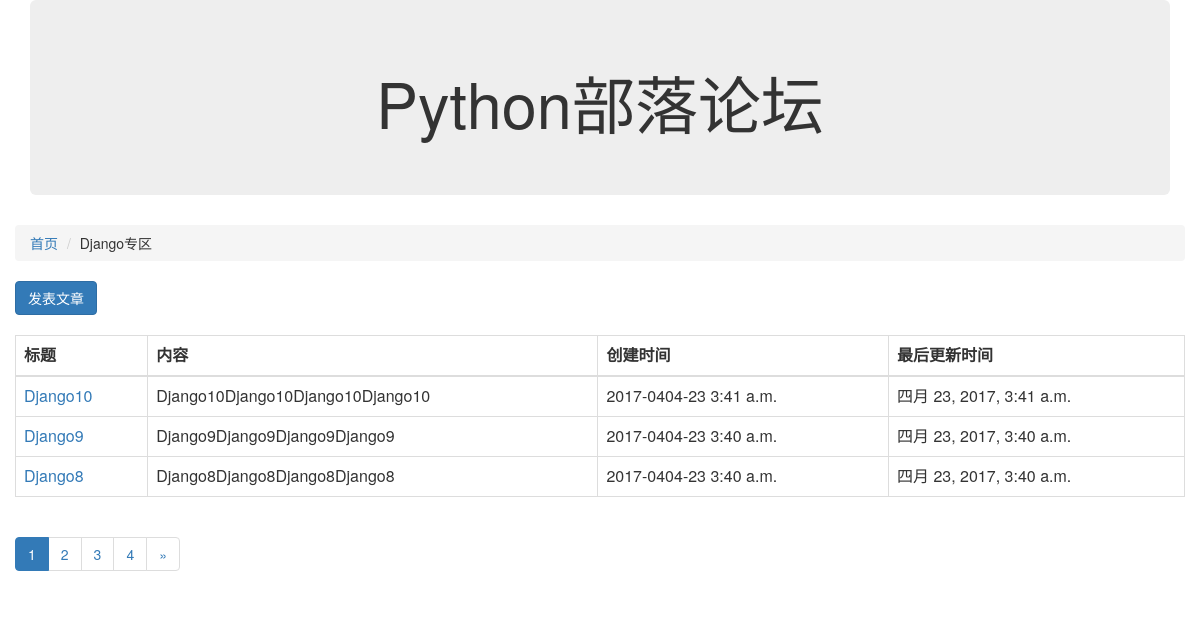
The app's page /article/list/2 with its own data.
### block/models.py (models this page shows, shortened)
class Block(models.Model):
    name=models.CharField("板块名称",max_length=100)
    desc=models.CharField("板块描述",max_length=100)
    manager_name=models.CharField("板块管理员",max_length=100)
    status = models.IntegerField("状态",choices=((0,'正常'),(-1,'删除')),default=0)
    class Meta:
        verbose_name="版块"
        verbose_name_plural="版块"

### article/models.py (models this page shows, shortened)
class Article(models.Model):
    block = models.ForeignKey(Block,verbose_name="板块ID")
    title = models.CharField("文章名称",max_length=100)
    content = models.CharField("文章内容",max_length=10000)
    status = models.IntegerField("状态",choices=((0,'正常'),(-1,'无效')),default=0)
    create_timestamp = models.DateTimeField("创建时间",auto_now_add=True)
    last_update_timestamp = models.DateTimeField("更新时间",auto_now=True)
    class Meta:
        verbose_name="文章"
        verbose_name_plural="文章"

### article/view.py (the view)
# urls.py: url(r'^list/(?P<block_id>\d+)',article_list),
def article_list(request,block_id):
    block_id = int(block_id)
    block = Block.objects.get(id=block_id)
    page_no = int(request.GET.get("page_no","1"))   ##当前页码 ，如果没有相应参数，默认给出1
    start_index = (page_no-1) * ARTICLE_CNT_1PAGE   ##当前页数据的起始索引
    end_index = page_no * ARTICLE_CNT_1PAGE         ##当前页数据的结束索引
    all_articles = Article.objects.filter(block=block,status=0).order_by("-id")
    p = Paginator(all_articles,ARTICLE_CNT_1PAGE)
    page = p.page(page_no)
    articles = page.object_list
    page_nums = p.num_pages  #总页数
    page_links = [i for i in range(page_no-3,page_no+4) if i>0 and i<=page_nums]  ##标页列表
    page_first = page_links[0]-1   ###标页列表最小页
    page_max = page_links[-1]-1    ###标页列表最大页
    print("page_nums.type:",type(page_nums))
    return render(request,"article_list.html",{"articles":articles,"b":block,"page_nums":page_nums,"page_links":page_links,"page_first":page_first,"page_max":page_max,"page_no":page_no,"page_next":page_no+1,"page_pre":page_no-1})

### article/templates/article_list.html (shortened to what this page needs)
{% extends "base.html" %}
{% block content %}
<ol class="breadcrumb">
    <li><a href="/">首页</a></li>
    <li class="artive">{{ b.name }}</li>
</ol>
<a href="/article/{{ b.id }}/publish_article" class="btn btn-primary">发表文章</a>
<br />
<br />
<table class="table table-bordered">
    <thead>
        <tr>
            <th>标题</th>
            <th>内容</th>
            <th>创建时间</th>
            <th>最后更新时间</th>
        </tr>
    </thead>
    <tbody>
        {% for article in articles %}
        <tr>
            <td><a href="/article/{{ b.id }}/article_detail/{{ article.id }}">{{ article.title }}</a></td>
            <td>{{ article.content }}</td>
            <td>{{ article.create_timestamp|date:"Y-mm-d P" }}</td>
            <td>{{ article.last_update_timestamp }}</td>
        </tr>
        {% endfor %}
    </tbody>
</table>
<nav aria-label="Page navigation">
    <ul class="pagination">
        {% for page_num in page_links %}
            {% if page_num == page_no %}
                <li class="active">
                    <a href="?page_no={{ page_num}} ">{{ page_num }}</a>
                </li>
            {% endif %}
            {% if page_num != page_no %}
                <li>
                    <a href="?page_no={{ page_num}} ">{{ page_num }}</a>
                </li>
            {% endif %}
        {% endfor %}
        {% if page_max <= page_nums %}
            <li>
                <a href="?page_no={{ page_next }}" aria-label="Next"><span aria-hidden="true">&raquo;</span></a>
            </li>
        {% endif %}
    </ul>
</nav>
{% endblock %}

### templates/base.html (shortened to what this page needs)
<html>
   <head>
        <link rel="stylesheet" href="/static/css/bootstrap.min.css"/>
   </head>
   <body>
        <div class="container">
            <div class="row">
                <div class="col-xs-12 col-md-12">
                   <div class="jumbotron">
                        <center><h1>Python部落论坛</h1></center>
                    </div>
                </div>
            </div>
            <div class="row" >
                    {% block content %}
                    {% endblock %}
            </div>
        </div>
   </body>
</html>

### records on screen
Block: name "Django专区"
Article: title "Django10", content "Django10Django10Django10Django10", create_timestamp "2017-0404-23 3:41 a.m.", last_update_timestamp "四月 23, 2017, 3:41 a.m."
Article: title "Django9", content "Django9Django9Django9Django9", create_timestamp "2017-0404-23 3:40 a.m.", last_update_timestamp "四月 23, 2017, 3:40 a.m."
Article: title "Django8", content "Django8Django8Django8Django8", create_timestamp "2017-0404-23 3:40 a.m.", last_update_timestamp "四月 23, 2017, 3:40 a.m."

### other values on screen
{{ page_num }} "1"
{{ page_num }} "2" "3" "4"
